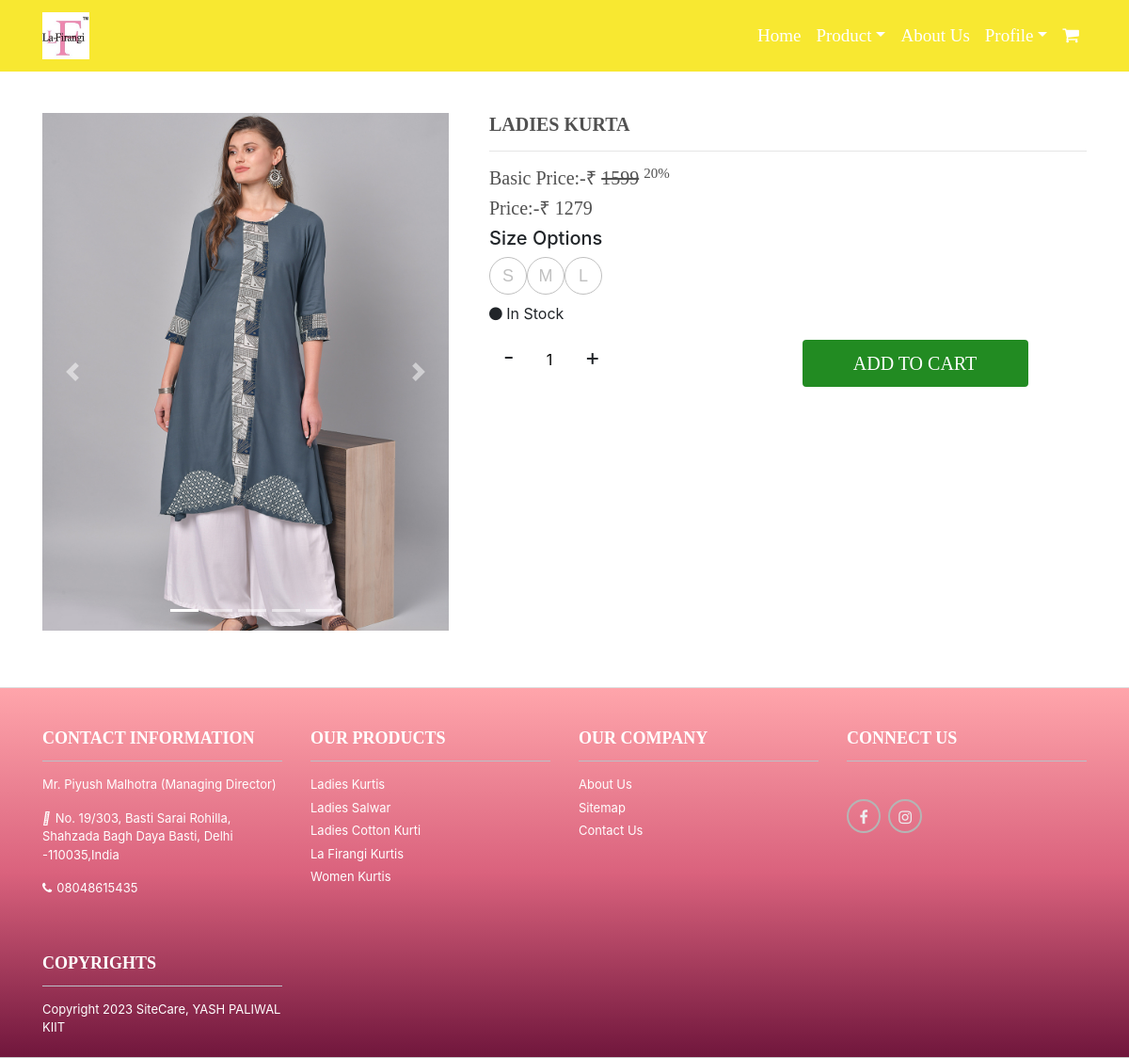
Page /productdetails/STYLE1019_S/ (signed in) on the committed database.
### vendor/models.py (models this page shows, shortened)
class Product(models.Model):
    id = models.CharField(max_length=30,primary_key=True)
    pid = models.CharField(max_length=30)
    brand = models.CharField(max_length=30,default=None)
    cat = models.ForeignKey(Category,on_delete=models.CASCADE,default=None)
    name = models.CharField(max_length=100)
    description = models.TextField()
    basicPrice = models.IntegerField()
    discount = models.IntegerField()
    price = models.IntegerField()
    size = models.ForeignKey(Size,on_delete=models.CASCADE,default=None)
    img1 = models.ImageField(upload_to='images')
    img2 = models.ImageField(upload_to='images',default=None)
    date = models.DateTimeField(auto_now_add=True)
    update = models.DateTimeField(auto_now=True)

class Size(models.Model):
    sid = models.AutoField
    sname = models.CharField(max_length=5)
    def __str__(self):
        return self.sname

### vendor/views.py (the view)
# urls.py: path('productdetails/<str:num>/', views.ProductDetails,name='productdetail' ),
@login_required(login_url='/register/')
def ProductDetails(request,num):
    data = Product.objects.get(id=num)
    dat = Product.objects.filter(pid=data.pid)
    car = Cart.objects.all();
    avail = ""
    sicount = dat.count()
    if (sicount == 0):
        avail = "Out Of Stock"
    else:
        avail = "In Stock"
    if (request.method == 'POST'):
        form = forms.CartForm(request.POST)
        q = request.POST['count']
        z=0
        if (request.user == None):
            HttpResponseRedirect('/register/')
        if (form.is_valid()):
            for x in car:
                if (data.id == x.cart_product.id):
                    x.count = x.count + 1
                    z = 1
                    x.save()
                    return HttpResponseRedirect('/cart/')
            if (z == 0):
                f = form.save(commit=False)
                f.cart_user = request.user
                f.cart_product = data
                f.count = 1
                f.total = int(data.price) * float(q)
                f.save()
                return HttpResponseRedirect('/cart/')
    else:
        form = forms.CartForm()
    car = Cart.objects.all();
    siz = Size.objects.all();
    return render(request, 'productdetails.html', {"Data": data,"Siz":siz,"Form":form,"Dat":dat,"Avail":avail,"Count":sicount})

### vendor/forms.py
class CartForm(forms.ModelForm):
    class Meta():
        model = Cart
        fields = ['count']

### templates/productdetails.html (shortened to what this page needs)
{% extends 'index.html' %}
{% load static %}
{% block navbar %}
    <nav class="navbar  navbar-expand-md fixed-top navbar-default">
        <div class="container">
            <a class="navbar-brand" href="/" style="background-color: transparent">
                <img src="{% static 'images/logo.jpg' %}" alt="L-Firangi" style="height: 50px;width: 50px"
                     class="img-fluid">
            </a>
            <div class="collapse navbar-collapse" id="navbarResponsive">
                <ul class="navbar-nav ml-auto custom-text">
                    <li class="nav-item "><a class="nav-link" href="/">Home</a></li>
                    <li class="nav-item dropdown">
                        <a class="nav-link dropdown-toggle " id="dropdownMenuButton" data-toggle="dropdown"
                           aria-haspopup="true" aria-expanded="false" href="#">Product</a>
                    </li>
                    <li class="nav-item">
                        <a class="nav-link" href="/about/">About Us</a>
                    </li>
                    {% if request.user.is_authenticated %}
                        <li class="nav-item dropdown ">
                            <a class="nav-link dropdown-toggle " id="dropdownMenuButton" data-toggle="dropdown"
                               aria-haspopup="true" aria-expanded="false" href="#">Profile</a>
                        </li>
                    {% endif %}
                    {% if request.user.is_authenticated %}
                        <li class="nav-item {% if url_name == 'cart' %} active {% endif %}">
                            <a class="nav-link" href="/cart/"><span class="fa fa-shopping-cart"></span></a>
                        </li>
                    {% endif %}
                </ul>
            </div>
        </div>
    </nav>
{% endblock %}
{% block body %}
    <div class="container">
        <div class="row">
            <div class="col-lg-5 col-md-5 col-sm-12 col-xs-12">
                <div class="bd-example">
                    <div id="carouselworking" class="carousel slide" data-ride="carousel">
                        <ol class="carousel-indicators">
                            <li data-target="#carouselworking" data-slide-to="0" class="active"></li>
                            <li data-target="#carouselworking" data-slide-to="1"></li>
                            <li data-target="#carouselworking" data-slide-to="2"></li>
                            <li data-target="#carouselworking" data-slide-to="4"></li>
                            <li data-target="#carouselworking" data-slide-to="5"></li>
                        </ol>
                        <div class="carousel-inner center" role="listbox"
                             style="align-items: center;max-width: 432px;max-height: 550px">
                            <div class="carousel-item active ">
                                <img src="{{ Data.img1.url }}" class="d-block w-100 d-block img-fluid" alt="trying"
                                     height="500px" width="350px">
                                <div class="carousel-caption d-none d-md-block">
                                </div>
                            </div>
                            <a class="carousel-control-prev" href="#carouselworking" role="button" data-slide="prev">
                                <span class="carousel-control-prev-icon" aria-hidden="true"></span>
                            </a>
                            <a class="carousel-control-next" href="#carouselworking" role="button" data-slide="next">
                                <span class="carousel-control-next-icon" aria-hidden="true"></span>
                            </a>
                        </div>
                    </div>
                </div>
            </div>
            <div class="col-lg-7 col-md-7 col-sm-12 col-xs-12">
                <h3 style="font-weight: bold">{{ Data.name }}</h3>
                <hr>
                <h3>Basic Price:-&#8377
                    <del> {{ Data.basicPrice }}</del>
                    <sup>{{ Data.discount }}%</sup>
                </h3>
                <h3>Price:-&#8377 {{ Data.price }}</h3>
                <h5>Size Options</h5>
                {% with request.resolver_match.url_name as url_name %}
                            {% for i in Dat %}
                                {% if i.size.sname != "all" %}
                                    <a href="/productdetails2/{{ Data.pid }}_{{ i.size }}/{{ Data.pid }}"  class="circle-text" >
                                        <span {% if i.size.sname == Data.size.sname %}  class="circle-text-active active"{% endif %}>{{ i.size }}</span>
                                    </a>
                                {% endif %}
                            {% endfor %}
                    {% endwith %}
                <div class="line-stock">
                    <p class="avaibility"><i class="fa fa-circle"></i> {{ Avail }}</p>
                </div>
                <form method="POST">
                    <div class="container-fluid">
                        <div class="row">
                            <div class="col-sm-6">
                                <div class="qtydiv">
                                    <div class="qtybox">
                                        <span class="btnqty qtyminus icon ui-icon-minus" data-quantity="minus"
                                              data-field="count">-</span>
                                        <input type="text" id="quantity" name="count" value="1" min="1"
                                               class="quantity-selector quantity-input">
                                        <span class="btnqty qtyplus icon ui-icon-plus" data-quantity="plus"
                                              data-field="count">+</span>
                                    </div>
                                </div>
                            </div>
                            <div class="col-sm-6">
                                <button type="submit" name="addtocart" value="1" class="btn btn-custom ">ADD TO CART
                                </button>
                            </div>
                        </div>
                    </div>
                </form>
            </div>
        </div>
    </div>
{% endblock %}

### rows in the picture
Product: img1 (picture), name "LADIES KURTA", basicPrice "1599", discount "20", price "1279", size "S"
Product: size "M"
Product: size "L"

### other values in the picture
{{ Avail }} "In Stock"
